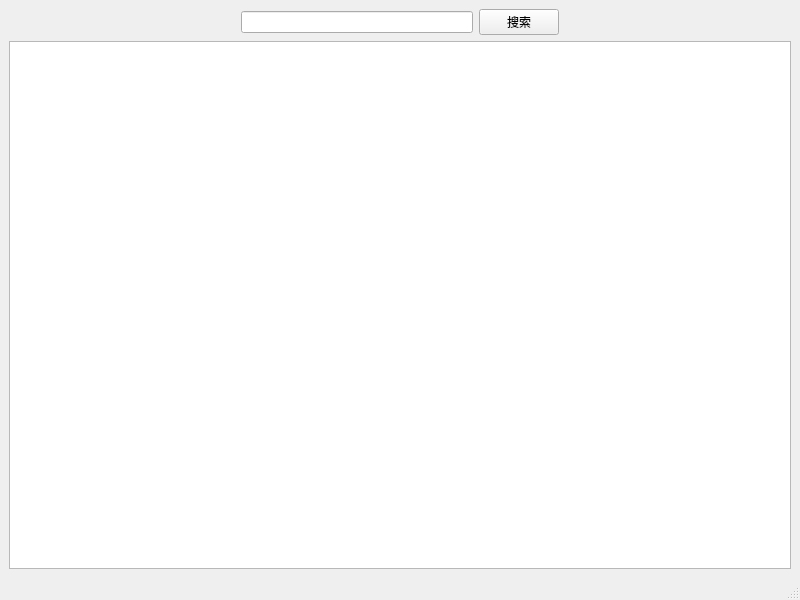
<?xml version="1.0" encoding="UTF-8"?>
<ui version="4.0">
 <class>MainWindow</class>
 <widget class="QMainWindow" name="MainWindow">
  <property name="geometry">
   <rect>
    <x>0</x>
    <y>0</y>
    <width>800</width>
    <height>600</height>
   </rect>
  </property>
  <property name="windowTitle">
   <string>MainWindow</string>
  </property>
  <widget class="QWidget" name="centralwidget">
   <layout class="QVBoxLayout" name="verticalLayout">
    <item>
     <layout class="QHBoxLayout" name="horizontalLayout">
      <item>
       <spacer name="horizontalSpacer">
        <property name="orientation">
         <enum>Qt::Horizontal</enum>
        </property>
        <property name="sizeHint" stdset="0">
         <size>
          <width>40</width>
          <height>20</height>
         </size>
        </property>
       </spacer>
      </item>
      <item>
       <widget class="QLineEdit" name="lineEdit"/>
      </item>
      <item>
       <widget class="QPushButton" name="pushButton">
        <property name="text">
         <string>搜索</string>
        </property>
       </widget>
      </item>
      <item>
       <spacer name="horizontalSpacer_2">
        <property name="orientation">
         <enum>Qt::Horizontal</enum>
        </property>
        <property name="sizeHint" stdset="0">
         <size>
          <width>40</width>
          <height>20</height>
         </size>
        </property>
       </spacer>
      </item>
     </layout>
    </item>
    <item>
     <widget class="QTableView" name="tableView"/>
    </item>
   </layout>
  </widget>
  <widget class="QMenuBar" name="menubar">
   <property name="geometry">
    <rect>
     <x>0</x>
     <y>0</y>
     <width>800</width>
     <height>28</height>
    </rect>
   </property>
  </widget>
  <widget class="QStatusBar" name="statusbar"/>
 </widget>
 <resources/>
 <connections/>
</ui>
